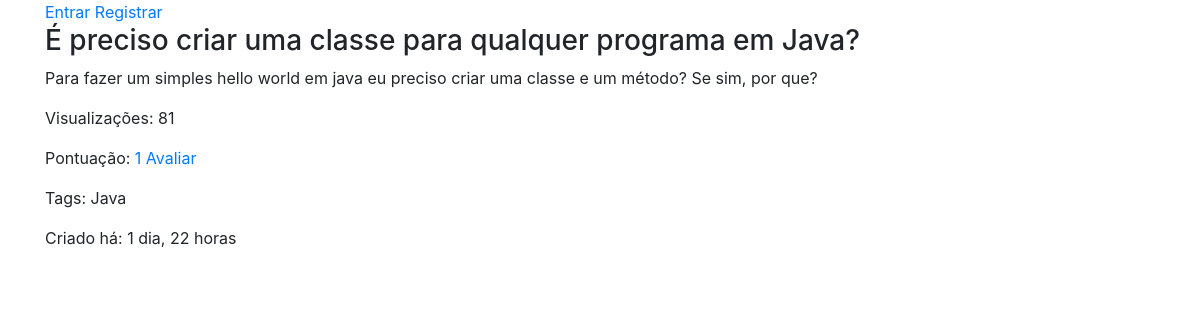
Page /forum/e-preciso-criar-uma-classe-para-qualquer-programa-em-java/ on the committed database.
### forum/models.py (models this page shows, shortened)
class Question(models.Model):
    user = models.ForeignKey(User, on_delete=models.CASCADE)
    title = models.CharField(max_length=120)
    text = models.TextField(max_length=500)
    views = models.IntegerField(default=0)
    likes = models.ManyToManyField(User, related_name='likes')
    tags = models.TextField(help_text='Separar tags por vírgula.')
    published = models.DateTimeField(auto_now_add=True)
    updated = models.DateTimeField(auto_now=True)
    slug = models.SlugField(max_length=200, blank=True, null=True)
    class Meta:
        ordering = ['-published']
    def __str__(self):
        return self.title
    def get_toggle_like_url(self):
        return reverse('forum:toggle-like', kwargs={'slug': self.slug})
    def get_toggle_like_api_url(self):
        return reverse('forum:toggle-like-api', kwargs={'slug': self.slug})
    def increment_visualization(self):
        self.views += 1
        self.save()

### forum/views.py (the view)
# urls.py: path('<str:slug>/', views.QuestionDetailView.as_view(), name='detail'),
class QuestionDetailView(DetailView):
    def get_object(self, *args, **kwargs):
        question = Question.objects.get(slug=self.kwargs['slug'])
        question.increment_visualization()
        return question

### forum/models.py (called while the page is built)
def pre_save_receiver(sender, instance, *args, **kwargs):
    if not instance.slug:
        instance.slug = unique_slug_generator(instance)

### forum/templates/forum/question_detail.html (shortened to what this page needs)
{% extends 'base.html' %}
{% block content %}
    <h3>{{ question }}</h3>
    <p>{{ question.text }}</p>
    <p>Visualizações: {{ question.views }}</p>
    <p>Pontuação: <a class="like-btn" id="like-btn" data-href="{{ question.get_toggle_like_api_url }}" data-likes="{{ question.likes.count }}" href="{{ question.get_toggle_like_url }}"> {{ question.likes.count }} Avaliar</a></p>
    <p>Tags: {{ question.tags }}</p>
    <p>Criado há: {{ question.published|timesince }}</p>
{% endblock  %}

### rows in the picture
Question: title "É preciso criar uma classe para qualquer programa em Java?", text "Para fazer um simples hello world em java eu preciso criar uma classe e um método? Se sim, por que?", views "81", likes.count "1", tags "Java", published "1 dia, 22 horas"
